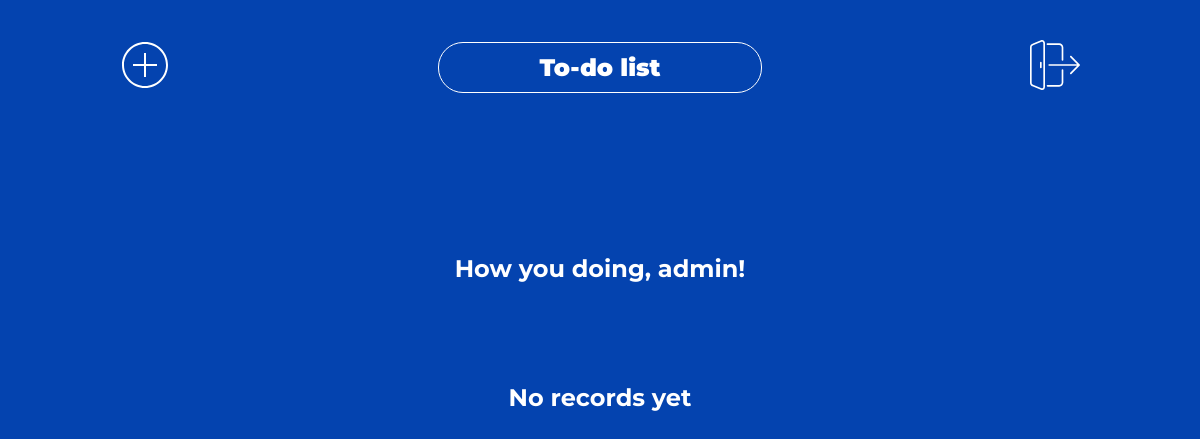
Page / (signed in) on the earlier database version.
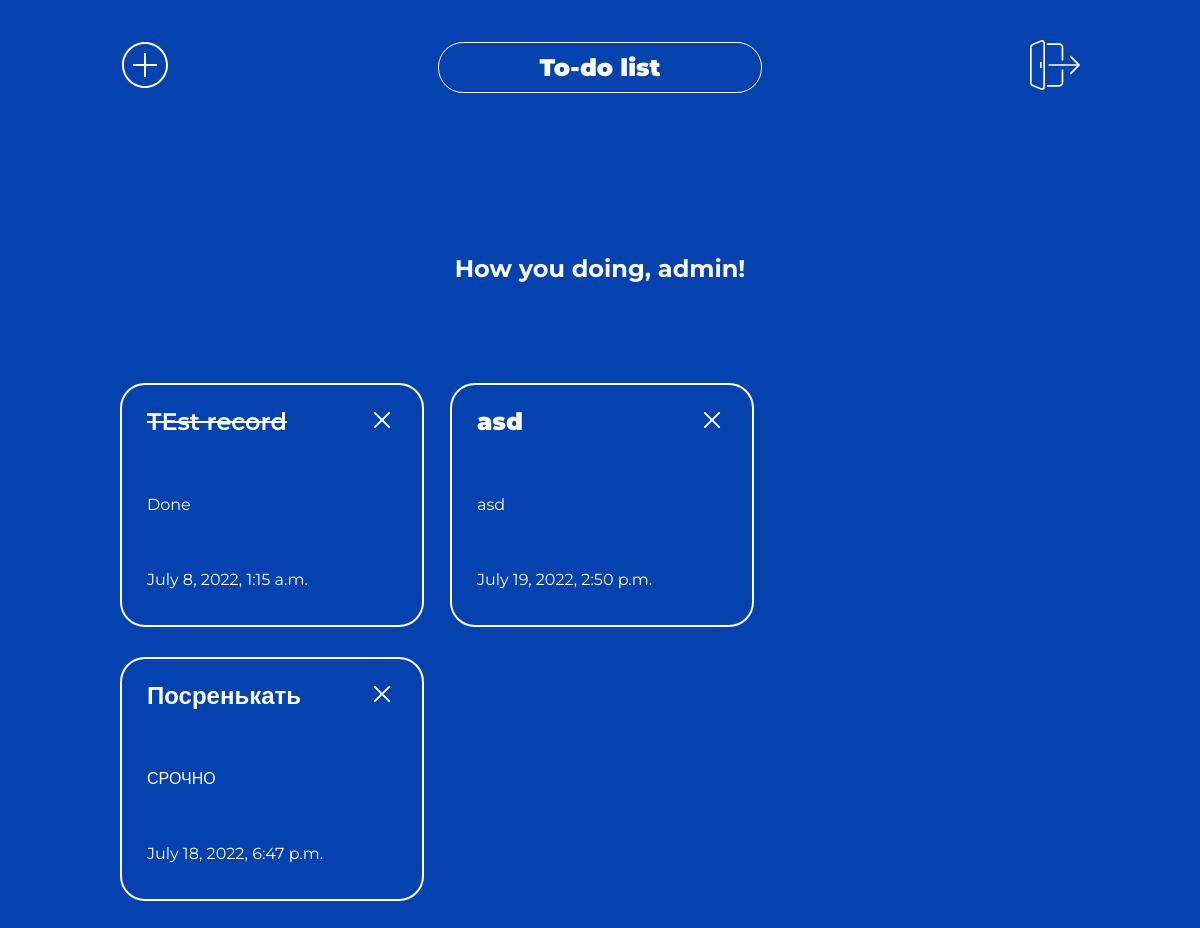
Same page on the later database version.
### todoapp/models.py (models this page shows)
class Task(models.Model):
    user = models.ForeignKey(User, null=True, on_delete=models.CASCADE, verbose_name='Пользователь', blank=True)
    title = models.CharField(max_length=25, verbose_name='Задание')
    description = models.TextField(blank=True, verbose_name='Описание')
    time_stamp = models.DateTimeField(auto_now_add=True, verbose_name='Дата создания')
    is_finished = models.BooleanField(default=False, verbose_name='Выполнено')
    class Meta:
        verbose_name = 'Задание'
        verbose_name_plural = 'Задания'

### todoapp/views.py (the view)
# urls.py: path('', TasksListView.as_view(), name='tasks'),
class TasksListView(LoginRequiredMixin, ListView):
    model = Task
    context_object_name = 'tasks'
    greetings = ['Hello there', "How you doing", 'Good to see you']
    def get_context_data(self, *args, **kwargs):
        context = super(TasksListView, self).get_context_data(*args, **kwargs)
        context['greetings'] = choice(self.greetings)
        return context
    def get_queryset(self):
        return Task.objects.filter(user=self.request.user)

### templates/todoapp/task_list.html
{% extends 'todoapp/base.html' %}
{% block content %}
{% load static %}
<h2>{{greetings}}, {{request.user}}!</h2>
{% if tasks %}
    <div class="task_list">
        {% for task in tasks %}
            <div class="task">
                {% if task.is_finished %}
                    <div class="wrapper_heading">
                        <a href="update/{{task.pk}}/" class="heading" style="text-decoration: line-through; font-weight: 600;">{{task.title}}</a>
                        <a href="/delete/{{task.pk}}">
                            <img src="{% static 'todoapp/images/delete.svg' %}" class="delete_img">
                        </a>
                    </div>
                    <p class="details">Done</p>
                    <p class="time">{{task.time_stamp}}</p>
                {% else %}
                    <div class="wrapper_heading">
                        <a href="update/{{task.pk}}/" class="heading">{{task.title}}</a>
                        <a href="/delete/{{task.pk}}">
                            <img src="{% static 'todoapp/images/delete.svg' %}" class="delete_img">
                        </a>
                    </div>
                    <p class="details">{{task.description}}</p>
                    <p class="time">{{task.time_stamp}}</p>
                {% endif %}
            </div>
        {% endfor %}
    </div>
{% else %}
    <h2>No records yet</h2>
{% endif %}
{% endblock %}

### templates/todoapp/base.html (shortened to what this page needs)
{% load static %}
<!DOCTYPE html>
<html lang="en">
<head>
    <link rel="stylesheet" href="{% static 'todoapp/css/styles.css' %}" type="text/css" />
    <link rel="stylesheet" href="{% static 'todoapp/css/task_form.css' %}" type="text/css" />
</head>
<body>
    <div class="container">
        <header>
            {% if request.user.is_authenticated %}
                <a href="{% url 'create_task' %}">
                    <img src="{% static 'todoapp/images/add.svg' %}">
                </a>
                <a href="{% url 'tasks' %}" class="logo_button">To-do list</a>
                <a href="{% url 'logout' %}">
                    <img src="{% static 'todoapp/images/logout.svg' %}">
                </a>
            {% else %}
                <a href="{% url 'tasks' %}" class="logo_button" style="margin: auto">To-do list</a>
            {% endif %}
        </header>
        <div class="content">
            {% block content %}
            {% endblock %}
        </div>
    </div>
</body>
</html>

### static/todoapp/css/styles.css (style rules this page uses)
body { margin: 0; background-color: #0443AF; font-family: 'Montserrat', sans-serif; }
.container { margin: 0 auto; width: 80%; }
img { height: 50px; width: 50px; }
h1, h2 { margin-bottom: 100px; width: 100%; text-align: center; }
a { text-decoration: none; }
.logo_button { display: inline-block; border: 1px solid; padding: 10px 100px; border-radius: 25px; background-color: transparent; color: white; font-size: 24px; font-weight: 900; }
header { margin: auto; padding: 40px 0px; display: flex; justify-content: space-between; align-items: center; }
.content { color: white; font-size: 16px; padding-top: 100px; }
.task_list { column-count: 4; column-gap: 30px; }
.task { display: inline-block; margin: 0px 0px 30px 0px; border: 2px solid white; border-radius: 25px; width: 100%; }
.task p, .wrapper_heading { padding: 20px 25px; }
.wrapper_heading { display: flex; justify-content: space-between; align-items: center; }
.delete_img { height: 30px; width: 30px; }
.heading { font-size: 24px; font-weight: 900; color: white; }
.details { font-size: 16px; }
@media only screen and (max-width: 1368px) { .task_list { column-count: 3; } }

Differences in the rows shown:
added Task: title "TEst record", is_finished True (drawn), time_stamp "July 8, 2022, 1:15 a.m."
added Task: title "Посренькать", is_finished False (drawn), description "СРОЧНО", time_stamp "July 18, 2022, 6:47 p.m."
added Task: title "asd", is_finished False (drawn), description "asd", time_stamp "July 19, 2022, 2:50 p.m."
Other differences:
text no longer shown: "No records yet"
